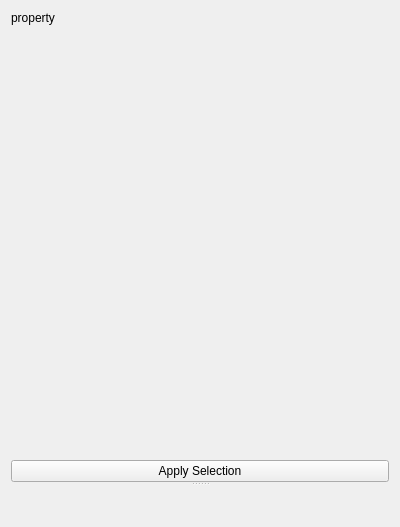
<?xml version="1.0" encoding="UTF-8"?>
<ui version="4.0">
 <class>tElementSelector</class>
 <widget class="QWidget" name="tElementSelector">
  <property name="geometry">
   <rect>
    <x>0</x>
    <y>0</y>
    <width>400</width>
    <height>527</height>
   </rect>
  </property>
  <property name="windowTitle">
   <string>Form</string>
  </property>
  <layout class="QVBoxLayout" name="verticalLayout">
   <item>
    <widget class="QLabel" name="property">
     <property name="text">
      <string>property</string>
     </property>
    </widget>
   </item>
   <item>
    <widget class="QSplitter" name="splitter">
     <property name="orientation">
      <enum>Qt::Vertical</enum>
     </property>
     <widget class="QWidget" name="widget" native="true">
      <property name="sizePolicy">
       <sizepolicy hsizetype="Preferred" vsizetype="Preferred">
        <horstretch>0</horstretch>
        <verstretch>10</verstretch>
       </sizepolicy>
      </property>
      <layout class="QVBoxLayout" name="verticalLayout_2">
       <property name="spacing">
        <number>3</number>
       </property>
       <property name="leftMargin">
        <number>0</number>
       </property>
       <property name="topMargin">
        <number>0</number>
       </property>
       <property name="rightMargin">
        <number>0</number>
       </property>
       <property name="bottomMargin">
        <number>0</number>
       </property>
       <item>
        <widget class="QWidget" name="tableViewWidget" native="true"/>
       </item>
       <item>
        <widget class="QPushButton" name="applyButton">
         <property name="text">
          <string>Apply Selection</string>
         </property>
        </widget>
       </item>
      </layout>
     </widget>
     <widget class="QWidget" name="selectionSummaryWidget" native="true">
      <property name="sizePolicy">
       <sizepolicy hsizetype="Preferred" vsizetype="Preferred">
        <horstretch>0</horstretch>
        <verstretch>0</verstretch>
       </sizepolicy>
      </property>
     </widget>
    </widget>
   </item>
  </layout>
 </widget>
 <resources/>
 <connections/>
</ui>
